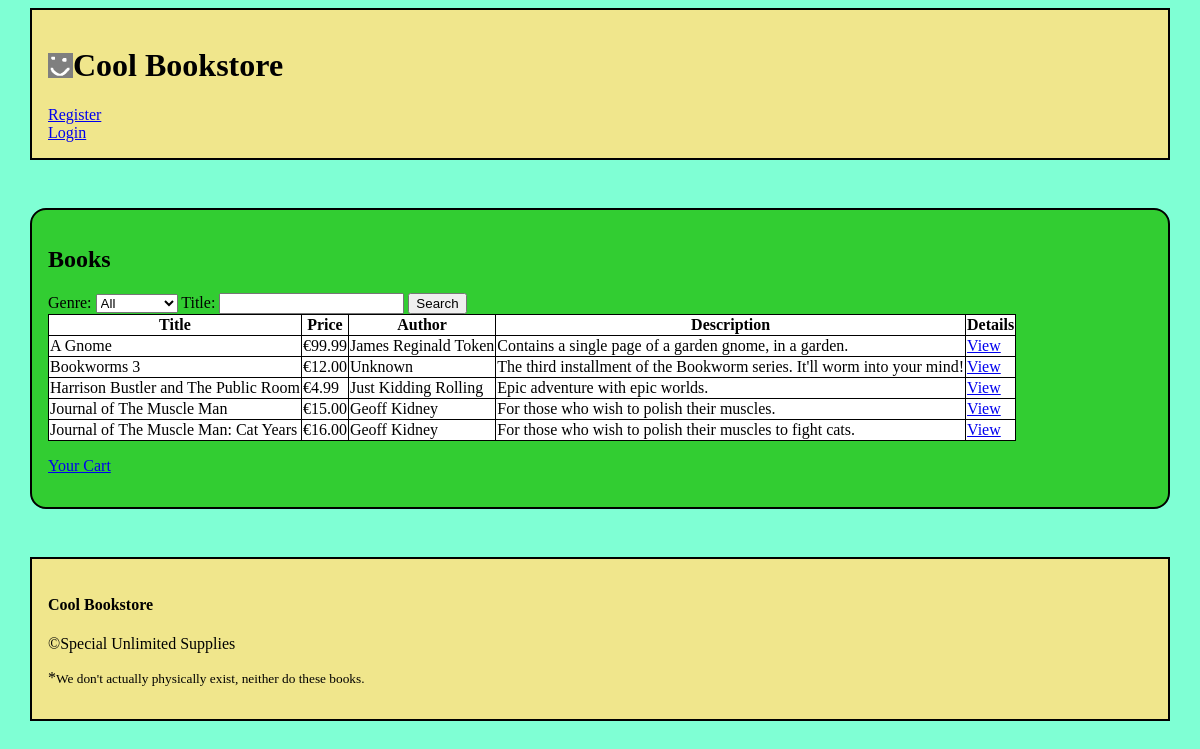
/books, run on the app's committed database.
### tables this page shows
CREATE TABLE books

(   
    book_id INTEGER PRIMARY KEY AUTOINCREMENT,
    author_id INTEGER NOT NULL,
    title TEXT NOT NULL,
    price REAL NOT NULL,
    description TEXT
    
);

CREATE TABLE authors
--autoincrement creates a value for each entry in order of creation
(
    author_id INTEGER PRIMARY KEY AUTOINCREMENT,
    name TEXT NOT NULL
    
);

### app.py (the view, shortened to what this page needs)
@app.route("/", methods=["GET", "POST"])
@app.route("/books", methods=["GET", "POST"])
def books():
    form=SearchForm()
    form.genre_search.choices = get_genres()
    form.genre_search.choices.insert(0, ("", "All"))
    if "cart" not in session:
        session["cart"] = {}
    if "admin" not in session:
        session["admin"] = False
    books=None
    db=get_db()
    books=db.execute("""SELECT *
        FROM authors JOIN books
        ON books.author_id=authors.author_id
        ORDER BY books.title ASC;""").fetchall()
    return render_template("books.html", books=books, form=form, discount=discount())

### forms.py
class SearchForm(FlaskForm):
    genre_search=SelectField("Genre: ")
    title_search=StringField("Title: ")
    search = SubmitField("Search")

### app.py (called while the page is built, shortened)
@app.before_request
def load_logged_in_user():
    g.user = session.get("user_id", None)
    g.current_date = datetime.now().strftime("%Y-%m-%d")

def get_genres():
    db = get_db()
    genre=[]
    genres = db.execute("""SELECT DISTINCT genre_name FROM genres
                            ORDER BY genre_name ASC;""").fetchall()
    for types in genres:
        genre.append( (types["genre_name"],types["genre_name"]) )
    return(genre)

def discount():
    discount = 1
    return discount

### database.py (called while the page is built)
def get_db():
    if "db" not in g:
        g.db = sqlite3.connect(DATABASE,
            detect_types=sqlite3.PARSE_DECLTYPES
        )
        g.db.row_factory = sqlite3.Row
    return g.db

### templates/books.html (shortened to what this page needs)
{% extends "base.html" %}
{% block main_content %}
    <h2>Books</h2>
    <form action="" method="POST" novalidate>
        {{ form.genre_search.label }}
        {{ form.genre_search() }}
        {{ form.title_search.label }}
        {{ form.title_search() }}
        {{ form.search() }}
        {% if books %}
            <table>
                <tr>
                    <th>Title</th>
                    <th>Price</th>
                    <th>Author</th>
                    <th>Description</th>
                    <th>Details</th>
                </tr>
                {% for book in books %}
                <tr>
                    <td>{{ book["title"] }}</td>
                    <td>&euro;{{ "%.2f" % (book["price"]*discount) }}</td>
                    <td>{{ book["name"] }}</td>
                    <td>{{ book["description"] }}</td>
                    <td>
                        <a href="{{ url_for('book',book_id=book['book_id']) }}">
                            View
                        </a>
                    </td>
                </tr>
                {% endfor %}
            </table>
        {% else %}
            <p>Whoops. No books found!</p>
        {% endif %}
        {% if session["admin"] %}
            <p>
                <a href="{{ url_for('add_book')}}">Add Books</a>
            </p>
            <p>
                <a href="{{ url_for('orders')}}">See Orders</a>
            </p>
        {% else %}
            <p>
                <a href="{{url_for('cart')}}">Your Cart</a>
            </p>
        {% endif %}
    </form>
{% endblock %}

### templates/base.html (shortened to what this page needs)
<!DOCTYPE html>
    <html lang="en">
    <head>
        <link rel="stylesheet" href="{{ url_for('static', filename='styles.css') }}"/>
    </head>
    <body>
        <header>
            <img src="{{ url_for('static', filename='smile_image_25x25px.png')}}" alt='smile logo'/>
            <h1>Cool Bookstore</h1>
                {% if g.user %}
                    <nav>
                        <ul>
                           <li> <a href="{{ url_for('account')}}">Account Details</a></li>
                            <li><a href="{{ url_for('logout')}}">Logout</a></li>
                        </ul>
                    </nav>
                {% else %}
                    <nav>
                        <ul>
                            <li><a href="{{ url_for('register')}}">Register</a></li>
                            <li><a href="{{ url_for('login')}}">Login</a></li>
                        </ul>
                    </nav>
                {% endif %}
        </header>
        <main>
        {% block main_content %}{% endblock %}
        </main>
        <footer>
            <h4>Cool Bookstore</h4>
            <p>&copy;Special Unlimited Supplies</p>
            <P>*<small>We don't actually physically exist, neither do these books.</small></P>
        </footer>
    </body>
    </html>

### static/styles.css (style rules this page uses)
:root { background-color: aquamarine; --base-border-color: black; --base-bg-color: khaki; --base-bg-color-2: limegreen; }
body { width: 95%; margin: 0.5em auto; }
header { grid-area: top; display: flex; flex-wrap: wrap; flex-direction: row; align-items: center; padding: 1em; border: 2px solid var(--base-border-color); background-color: var(--base-bg-color); justify-content: flex-start; }
header nav, header p { flex: 0 0 100%; }
ul { list-style-type: none; padding: 0; margin: 0; }
main { grid-area: mid; padding: 1em; border: 2px solid var(--base-border-color); border-radius: 1em; background-color: var(--base-bg-color-2); }
footer { grid-area: bottom; padding: 1em; border: 2px solid var(--base-border-color); background-color: var(--base-bg-color); }
table { border-collapse: collapse; background-color: white; }
td, th { vertical-align: middle; border: 1px solid var(--base-border-color); }
th { text-align: center; }
@media screen and (min-width: 480px) { body { display: grid; grid-template-columns: 1fr; grid-template-areas: 'top' 'mid' 'bottom' ; row-gap: 3em; } }

### data on the page
books: title "A Gnome", book['price']*discount "99.99", name "James Reginald Token", description "Contains a single page of a garden gnome, in a garden."
books: title "Bookworms 3", book['price']*discount "12.00", name "Unknown", description "The third installment of the Bookworm series. It'll worm into your mind!"
books: title "Harrison Bustler and The Public Room", book['price']*discount "4.99", name "Just Kidding Rolling", description "Epic adventure with epic worlds."
books: title "Journal of The Muscle Man", book['price']*discount "15.00", name "Geoff Kidney", description "For those who wish to polish their muscles."
books: title "Journal of The Muscle Man: Cat Years", book['price']*discount "16.00", name "Geoff Kidney", description "For those who wish to polish their muscles to fight cats."
